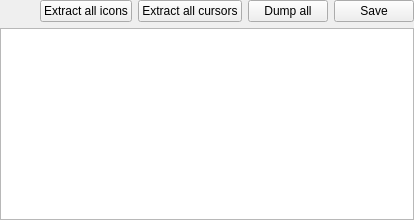
           <widget class="QWidget" name="tabTable">
            <attribute name="title">
             <string>Table</string>
            </attribute>
            <layout class="QVBoxLayout" name="verticalLayout_40">
             <property name="leftMargin">
              <number>0</number>
             </property>
             <property name="topMargin">
              <number>0</number>
             </property>
             <property name="rightMargin">
              <number>0</number>
             </property>
             <property name="bottomMargin">
              <number>0</number>
             </property>
             <item>
              <layout class="QHBoxLayout" name="horizontalLayout_10">
               <item>
                <spacer name="horizontalSpacer_10">
                 <property name="orientation">
                  <enum>Qt::Horizontal</enum>
                 </property>
                 <property name="sizeHint" stdset="0">
                  <size>
                   <width>40</width>
                   <height>20</height>
                  </size>
                 </property>
                </spacer>
               </item>
               <item>
                <widget class="QPushButton" name="pushButtonExtractAllIcons_Resources">
                 <property name="text">
                  <string>Extract all icons</string>
                 </property>
                </widget>
               </item>
               <item>
                <widget class="QPushButton" name="pushButtonExtractAllCursors_Resources">
                 <property name="text">
                  <string>Extract all cursors</string>
                 </property>
                </widget>
               </item>
               <item>
                <widget class="QPushButton" name="pushButtonDumpAll_Resources">
                 <property name="text">
                  <string>Dump all</string>
                 </property>
                </widget>
               </item>
               <item>
                <widget class="QPushButton" name="pushButtonSave_Resources">
                 <property name="text">
                  <string>Save</string>
                 </property>
                </widget>
               </item>
              </layout>
             </item>
             <item>
              <widget class="XTableView" name="tableView_Resources">
               <property name="contextMenuPolicy">
                <enum>Qt::CustomContextMenu</enum>
               </property>
               <property name="editTriggers">
                <set>QAbstractItemView::NoEditTriggers</set>
               </property>
               <property name="selectionMode">
                <enum>QAbstractItemView::SingleSelection</enum>
               </property>
               <property name="selectionBehavior">
                <enum>QAbstractItemView::SelectRows</enum>
               </property>
               <attribute name="horizontalHeaderDefaultSectionSize">
                <number>57</number>
               </attribute>
               <attribute name="verticalHeaderVisible">
                <bool>false</bool>
               </attribute>
               <attribute name="verticalHeaderMinimumSectionSize">
                <number>20</number>
               </attribute>
               <attribute name="verticalHeaderDefaultSectionSize">
                <number>20</number>
               </attribute>
               <attribute name="verticalHeaderHighlightSections">
                <bool>false</bool>
               </attribute>
              </widget>
             </item>
            </layout>
           </widget>
